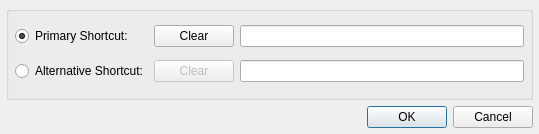
<?xml version="1.0" encoding="UTF-8"?>
<ui version="4.0">
 <class>ShortcutDialog</class>
 <widget class="QDialog" name="ShortcutDialog">
  <property name="geometry">
   <rect>
    <x>0</x>
    <y>0</y>
    <width>539</width>
    <height>134</height>
   </rect>
  </property>
  <property name="windowTitle">
   <string>Edit Shortcut</string>
  </property>
  <property name="whatsThis">
   <string>Press your shortcut keys and select OK</string>
  </property>
  <layout class="QVBoxLayout">
   <item>
    <widget class="QGroupBox" name="shortcutsGroup">
     <property name="title">
      <string/>
     </property>
     <layout class="QGridLayout" name="gridLayout">
      <item row="0" column="0">
       <widget class="QRadioButton" name="primaryButton">
        <property name="focusPolicy">
         <enum>Qt::NoFocus</enum>
        </property>
        <property name="toolTip">
         <string>Select to change the primary keyboard shortcut</string>
        </property>
        <property name="text">
         <string>Primary Shortcut:</string>
        </property>
        <property name="checked">
         <bool>true</bool>
        </property>
       </widget>
      </item>
      <item row="0" column="1">
       <widget class="QPushButton" name="primaryClearButton">
        <property name="focusPolicy">
         <enum>Qt::NoFocus</enum>
        </property>
        <property name="toolTip">
         <string>Press to clear the key sequence buffer.</string>
        </property>
        <property name="text">
         <string>Clear</string>
        </property>
       </widget>
      </item>
      <item row="0" column="2">
       <widget class="QLineEdit" name="keyEdit">
        <property name="readOnly">
         <bool>true</bool>
        </property>
       </widget>
      </item>
      <item row="1" column="0">
       <widget class="QRadioButton" name="alternateButton">
        <property name="focusPolicy">
         <enum>Qt::NoFocus</enum>
        </property>
        <property name="toolTip">
         <string>Select to change the alternative keyboard shortcut</string>
        </property>
        <property name="text">
         <string>Alternative Shortcut:</string>
        </property>
       </widget>
      </item>
      <item row="1" column="1">
       <widget class="QPushButton" name="alternateClearButton">
        <property name="enabled">
         <bool>false</bool>
        </property>
        <property name="focusPolicy">
         <enum>Qt::NoFocus</enum>
        </property>
        <property name="toolTip">
         <string>Press to clear the key sequence buffer.</string>
        </property>
        <property name="text">
         <string>Clear</string>
        </property>
       </widget>
      </item>
      <item row="1" column="2">
       <widget class="QLineEdit" name="alternateKeyEdit">
        <property name="readOnly">
         <bool>true</bool>
        </property>
       </widget>
      </item>
     </layout>
    </widget>
   </item>
   <item>
    <widget class="QDialogButtonBox" name="buttonBox">
     <property name="orientation">
      <enum>Qt::Horizontal</enum>
     </property>
     <property name="standardButtons">
      <set>QDialogButtonBox::Cancel|QDialogButtonBox::Ok</set>
     </property>
    </widget>
   </item>
  </layout>
 </widget>
 <layoutdefault spacing="6" margin="6"/>
 <pixmapfunction>qPixmapFromMimeSource</pixmapfunction>
 <tabstops>
  <tabstop>keyEdit</tabstop>
  <tabstop>alternateKeyEdit</tabstop>
  <tabstop>buttonBox</tabstop>
 </tabstops>
 <resources/>
 <connections>
  <connection>
   <sender>primaryButton</sender>
   <signal>toggled(bool)</signal>
   <receiver>primaryClearButton</receiver>
   <slot>setEnabled(bool)</slot>
   <hints>
    <hint type="sourcelabel">
     <x>80</x>
     <y>23</y>
    </hint>
    <hint type="destinationlabel">
     <x>178</x>
     <y>24</y>
    </hint>
   </hints>
  </connection>
  <connection>
   <sender>alternateButton</sender>
   <signal>toggled(bool)</signal>
   <receiver>alternateClearButton</receiver>
   <slot>setEnabled(bool)</slot>
   <hints>
    <hint type="sourcelabel">
     <x>98</x>
     <y>56</y>
    </hint>
    <hint type="destinationlabel">
     <x>247</x>
     <y>66</y>
    </hint>
   </hints>
  </connection>
  <connection>
   <sender>buttonBox</sender>
   <signal>rejected()</signal>
   <receiver>ShortcutDialog</receiver>
   <slot>reject()</slot>
   <hints>
    <hint type="sourcelabel">
     <x>92</x>
     <y>96</y>
    </hint>
    <hint type="destinationlabel">
     <x>100</x>
     <y>117</y>
    </hint>
   </hints>
  </connection>
 </connections>
</ui>
